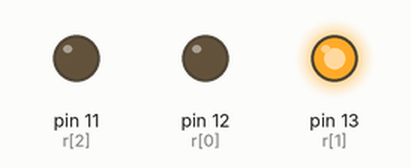
This sketch was run on a simulated Arduino Uno, built with avr-gcc and run on an emulated ATmega328P. Parts: output pins drawn as LEDs (lit = HIGH).

Above: at 0.5 s.
At 1.5 s:
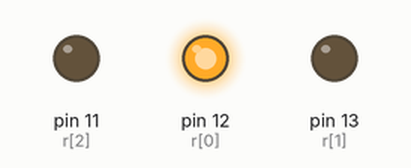
At 3.5 s:
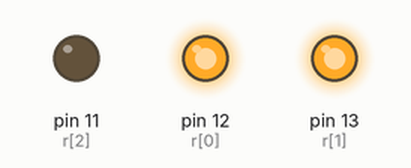
At 4.5 s:
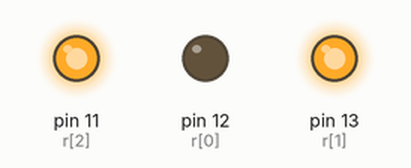
At 8.5 s:
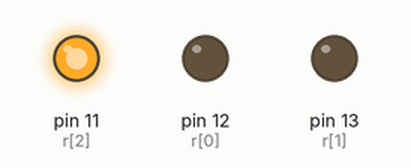
At 9.5 s:
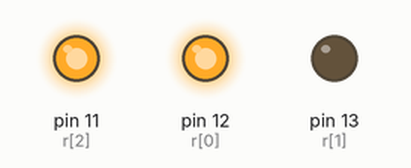
Timing chart, 0 to 13.0 s (numbered marks = the images above):
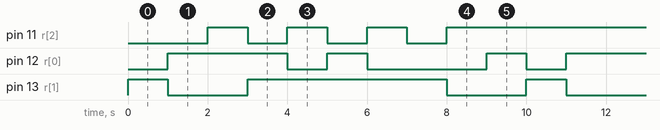

The sketch:

29_0971_1084.ino
```cpp
int r[] = {12, 13, 11};

void setup() {

}

void loop() {

  pinMode(r[0], OUTPUT);//1
  digitalWrite(r[0], LOW);
  pinMode(r[1], OUTPUT);
  digitalWrite(r[1], HIGH);
  pinMode(r[2], INPUT);
  delay(1000);
  pinMode(r[0], OUTPUT);//2
  digitalWrite(r[0], HIGH);
  pinMode(r[1], OUTPUT);
  digitalWrite(r[1], LOW);
  pinMode(r[2], INPUT);
  delay(1000);
  pinMode(r[1], OUTPUT);//3
  digitalWrite(r[1], LOW);
  pinMode(r[2], OUTPUT);
  digitalWrite(r[2], HIGH);
  pinMode(r[0], INPUT);
  delay(1000);
  pinMode(r[1], OUTPUT);//4
  digitalWrite(r[1], HIGH);
  pinMode(r[2], OUTPUT);
  digitalWrite(r[2], LOW);
  pinMode(r[0], INPUT);
  delay(1000);
  pinMode(r[0], OUTPUT);//5
  digitalWrite(r[0], LOW);
  pinMode(r[2], OUTPUT);
  digitalWrite(r[2], HIGH);
  pinMode(r[1], INPUT);
  delay(1000);
  pinMode(r[0], OUTPUT);//6
  digitalWrite(r[0], HIGH);
  pinMode(r[2], OUTPUT);
  digitalWrite(r[2], LOW);
  pinMode(r[1], INPUT);
  delay(1000);
  //L2
  pinMode(r[0], OUTPUT);//5
  digitalWrite(r[0], LOW);
  pinMode(r[2], OUTPUT);
  digitalWrite(r[2], HIGH);
  pinMode(r[1], INPUT);
  delay(1000);
  pinMode(r[1], OUTPUT);//4
  digitalWrite(r[1], HIGH);
  pinMode(r[2], OUTPUT);
  digitalWrite(r[2], LOW);
  pinMode(r[0], INPUT);
  delay(1000);
  pinMode(r[1], OUTPUT);//3
  digitalWrite(r[1], LOW);
  pinMode(r[2], OUTPUT);
  digitalWrite(r[2], HIGH);
  pinMode(r[0], INPUT);
  delay(1000);
  pinMode(r[0], OUTPUT);//2
  digitalWrite(r[0], HIGH);
  pinMode(r[1], OUTPUT);
  digitalWrite(r[1], LOW);
  pinMode(r[2], INPUT);
  delay(1000);

}
```

Measured:
- by itself, pin 11 (r[2]): repeats every 10.0 s: 2 × (LOW 1.0 s, HIGH 1.0 s), LOW 1.0 s, HIGH 5.0 s
- by itself, pin 12 (r[0]): repeats every 10.0 s: LOW 1.0 s, HIGH 1.0 s, LOW 3.0 s, HIGH 1.0 s, LOW 1.0 s, HIGH 3.0 s
- by itself, pin 13 (r[1]): repeats every 10.0 s: LOW 2.0 s, HIGH 5.0 s, LOW 2.0 s, HIGH 1.0 s
